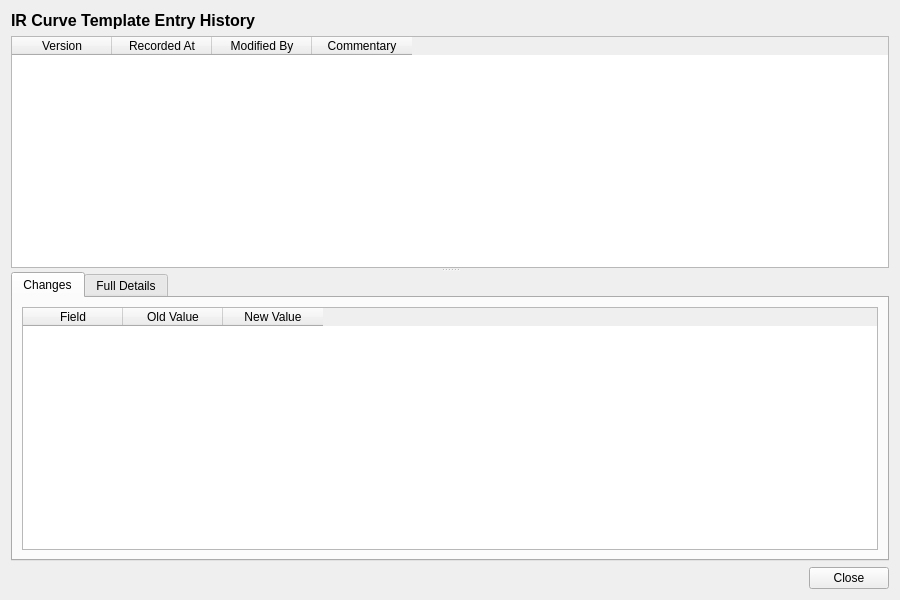
<?xml version="1.0" encoding="UTF-8"?>
<ui version="4.0">
 <class>IrCurveTemplateEntryHistoryDialog</class>
 <widget class="QWidget" name="IrCurveTemplateEntryHistoryDialog">
  <property name="geometry">
   <rect>
    <x>0</x>
    <y>0</y>
    <width>900</width>
    <height>600</height>
   </rect>
  </property>
  <property name="windowTitle">
   <string>IR Curve Template Entry History</string>
  </property>
  <layout class="QVBoxLayout" name="verticalLayout">
   <item>
    <widget class="QLabel" name="titleLabel">
     <property name="font">
      <font>
       <pointsize>12</pointsize>
       <bold>true</bold>
      </font>
     </property>
     <property name="text">
      <string>IR Curve Template Entry History</string>
     </property>
    </widget>
   </item>
   <item>
    <widget class="QSplitter" name="splitter">
     <property name="orientation">
      <enum>Qt::Vertical</enum>
     </property>
     <widget class="QTableWidget" name="versionListWidget">
      <property name="minimumHeight">
       <number>150</number>
      </property>
      <property name="maximumHeight">
       <number>250</number>
      </property>
      <property name="alternatingRowColors">
       <bool>true</bool>
      </property>
      <property name="editTriggers">
       <set>QAbstractItemView::NoEditTriggers</set>
      </property>
      <property name="selectionMode">
       <enum>QAbstractItemView::SingleSelection</enum>
      </property>
      <property name="selectionBehavior">
       <enum>QAbstractItemView::SelectRows</enum>
      </property>
      <column>
       <property name="text">
        <string>Version</string>
       </property>
      </column>
      <column>
       <property name="text">
        <string>Recorded At</string>
       </property>
      </column>
      <column>
       <property name="text">
        <string>Modified By</string>
       </property>
      </column>
      <column>
       <property name="text">
        <string>Commentary</string>
       </property>
      </column>
     </widget>
     <widget class="QWidget" name="detailWidget">
      <layout class="QVBoxLayout" name="detailLayout">
       <property name="leftMargin">
        <number>0</number>
       </property>
       <property name="topMargin">
        <number>0</number>
       </property>
       <property name="rightMargin">
        <number>0</number>
       </property>
       <property name="bottomMargin">
        <number>0</number>
       </property>
       <item>
        <widget class="QTabWidget" name="tabWidget">
         <property name="currentIndex">
          <number>0</number>
         </property>
         <widget class="QWidget" name="changesTab">
          <attribute name="title">
           <string>Changes</string>
          </attribute>
          <layout class="QVBoxLayout" name="changesTabLayout">
           <item>
            <widget class="QTableWidget" name="changesTableWidget">
             <property name="editTriggers">
              <set>QAbstractItemView::NoEditTriggers</set>
             </property>
             <property name="alternatingRowColors">
              <bool>true</bool>
             </property>
             <property name="selectionMode">
              <enum>QAbstractItemView::SingleSelection</enum>
             </property>
             <property name="selectionBehavior">
              <enum>QAbstractItemView::SelectRows</enum>
             </property>
             <column>
              <property name="text">
               <string>Field</string>
              </property>
             </column>
             <column>
              <property name="text">
               <string>Old Value</string>
              </property>
             </column>
             <column>
              <property name="text">
               <string>New Value</string>
              </property>
             </column>
            </widget>
           </item>
          </layout>
         </widget>
         <widget class="QWidget" name="fullDetailsTab">
          <attribute name="title">
           <string>Full Details</string>
          </attribute>
          <layout class="QVBoxLayout" name="fullDetailsTabLayout">
           <item>
            <widget class="QScrollArea" name="scrollArea">
             <property name="widgetResizable">
              <bool>true</bool>
             </property>
             <widget class="QWidget" name="scrollAreaWidgetContents">
              <property name="geometry">
               <rect>
                <x>0</x>
                <y>0</y>
                <width>560</width>
                <height>450</height>
               </rect>
              </property>
              <layout class="QFormLayout" name="formLayout">
               <item row="0" column="0">
                <widget class="QLabel" name="sequence_indexLabel">
                 <property name="text">
                  <string>Sequence Index:</string>
                 </property>
                </widget>
               </item>
               <item row="0" column="1">
                <widget class="QLabel" name="sequenceIndexValue">
                 <property name="text">
                  <string/>
                 </property>
                </widget>
               </item>
               <item row="1" column="0">
                <widget class="QLabel" name="tenor_codeLabel">
                 <property name="text">
                  <string>Tenor:</string>
                 </property>
                </widget>
               </item>
               <item row="1" column="1">
                <widget class="QLabel" name="tenorCodeValue">
                 <property name="text">
                  <string/>
                 </property>
                </widget>
               </item>
               <item row="2" column="0">
                <widget class="QLabel" name="instrument_codeLabel">
                 <property name="text">
                  <string>Instrument:</string>
                 </property>
                </widget>
               </item>
               <item row="2" column="1">
                <widget class="QLabel" name="instrumentCodeValue">
                 <property name="text">
                  <string/>
                 </property>
                </widget>
               </item>
               <item row="3" column="0">
                <widget class="QLabel" name="versionNumberLabel">
                 <property name="text">
                  <string>Version:</string>
                 </property>
                </widget>
               </item>
               <item row="3" column="1">
                <widget class="QLabel" name="versionNumberValue">
                 <property name="text">
                  <string/>
                 </property>
                </widget>
               </item>
               <item row="4" column="0">
                <widget class="QLabel" name="modifiedByLabel">
                 <property name="text">
                  <string>Modified By:</string>
                 </property>
                </widget>
               </item>
               <item row="4" column="1">
                <widget class="QLabel" name="modifiedByValue">
                 <property name="text">
                  <string/>
                 </property>
                </widget>
               </item>
               <item row="5" column="0">
                <widget class="QLabel" name="recordedAtLabel">
                 <property name="text">
                  <string>Recorded At:</string>
                 </property>
                </widget>
               </item>
               <item row="5" column="1">
                <widget class="QLabel" name="recordedAtValue">
                 <property name="text">
                  <string/>
                 </property>
                </widget>
               </item>
               <item row="6" column="0">
                <widget class="QLabel" name="changeCommentaryLabel">
                 <property name="text">
                  <string>Change Commentary:</string>
                 </property>
                </widget>
               </item>
               <item row="6" column="1">
                <widget class="QLabel" name="changeCommentaryValue">
                 <property name="text">
                  <string/>
                 </property>
                 <property name="wordWrap">
                  <bool>true</bool>
                 </property>
                </widget>
               </item>
              </layout>
             </widget>
            </widget>
           </item>
          </layout>
         </widget>
        </widget>
       </item>
      </layout>
     </widget>
    </widget>
   </item>
   <item>
    <layout class="QHBoxLayout" name="buttonLayout">
     <item>
      <spacer name="horizontalSpacer">
       <property name="orientation">
        <enum>Qt::Horizontal</enum>
       </property>
       <property name="sizeHint" stdset="0">
        <size><width>40</width><height>20</height></size>
       </property>
      </spacer>
     </item>
     <item>
      <widget class="QPushButton" name="closeButton">
       <property name="text">
        <string>Close</string>
       </property>
      </widget>
     </item>
    </layout>
   </item>
  </layout>
 </widget>
 <resources/>
 <connections/>
</ui>
